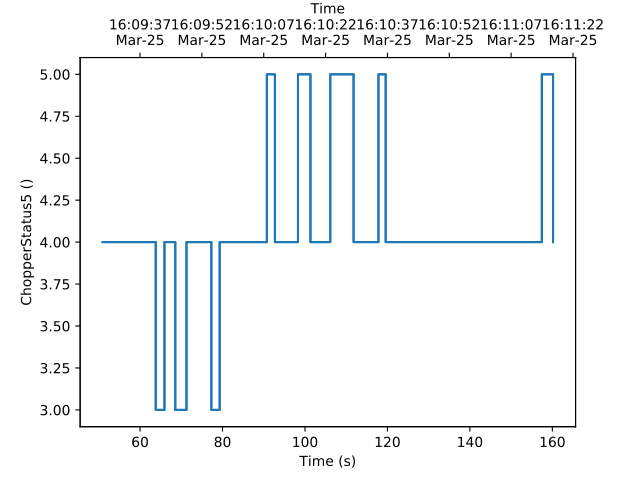

Here is the Python script that generated this plot:
import matplotlib.pyplot as plt
import mantid.plots.axesfunctions as axesfuncs
from mantid.simpleapi import Load
w=Load('CNCS_7860')
fig, ax = plt.subplots(subplot_kw={'projection':'mantid'})
ax.plot(w,LogName='ChopperStatus5')
axt=ax.twiny()
axesfuncs.plot(axt,w,LogName='ChopperStatus5', FullTime=True)
#fig.show()
